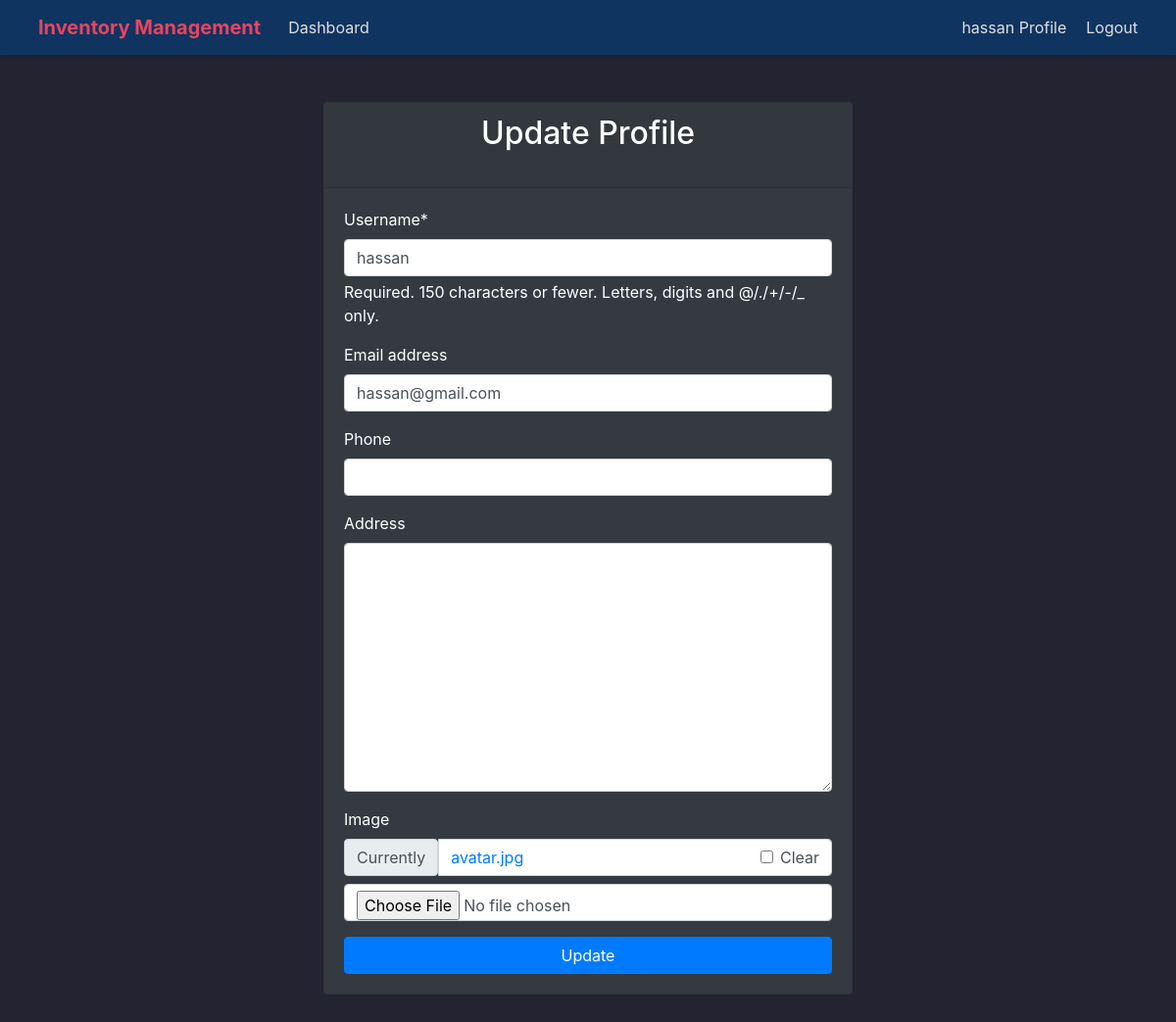
The page /user/profile_update/ (signed in) on the database as committed earlier.
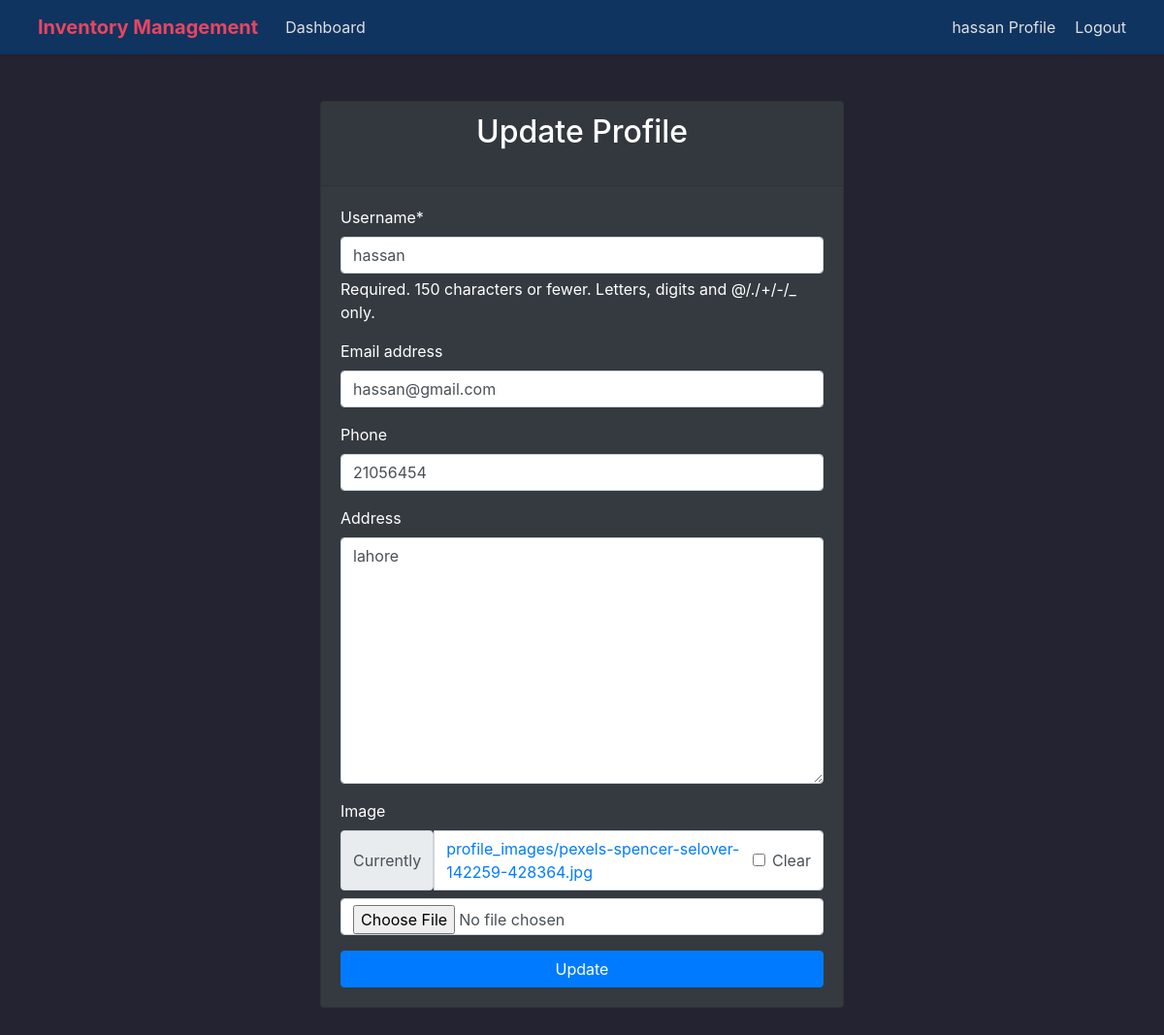
The same page on the database as committed later.
### user/models.py (models this page shows, shortened)
class Profile(models.Model):
    user = models.OneToOneField(User, on_delete=models.CASCADE)
    phone = models.CharField(max_length=20, blank=True)
    address = models.CharField(max_length=250, blank=True)
    image = models.ImageField(default='avatar.jpg', upload_to='profile_images')

### user/views.py (the view)
# urls.py: path('profile_update/', views.profile_update, name='profile_update'),
@login_required
def profile_update(request):
    try:
        user_profile = request.user.profile
    except Profile.DoesNotExist:
        user_profile = Profile.objects.create(user=request.user)
    if request.method == 'POST':
        form = UpdateUserForm(request.POST, request.FILES, instance=request.user)
        if form.is_valid():
            form.save()
            return redirect('profile')  # Redirect to profile page after successful update
    else:
        form = UpdateUserForm(instance=request.user)
    return render(request, 'user/profile_update.html', {'form': form})

### user/forms.py (shortened to what this page needs)
class UpdateUserForm(forms.ModelForm):
    phone = forms.CharField(max_length=15, required=False)
    address = forms.CharField(widget=forms.Textarea, required=False)
    image = forms.ImageField(required=False)
    class Meta:
        model = User
        fields = ['username', 'email', 'phone', 'address', 'image']
    def __init__(self, *args, **kwargs):
        super().__init__(*args, **kwargs)
        if self.instance:
            try:
                user_profile = self.instance.profile
                self.fields['phone'].initial = user_profile.phone
                self.fields['address'].initial = user_profile.address
                self.fields['image'].initial = user_profile.image
            except Profile.DoesNotExist:
                pass

### templates/user/profile_update.html (shortened to what this page needs)
{% extends 'partials/base.html' %}
{% load crispy_forms_tags %}
{% block content %}
<div class="container mt-5 mb-5">
    <div class="row justify-content-center align-items-center h-100">
        <div class="col-md-6">
            <div class="card bg-dark text-white">
                <div class="card-header">
                    <h2 class="text-center mb-4">Update Profile</h2>
                </div>
                <div class="card-body">
                    <form method="POST" enctype="multipart/form-data" class="needs-validation" novalidate>
                        {{ form|crispy }}
                        <button type="submit" class="btn btn-primary btn-block">Update</button>
                    </form>
                </div>
            </div>
        </div>
    </div>
</div>
{% endblock %}

Rows that differ between the two databases and show on the page:
now on this page (row edited): Profile: phone "21056454", address "lahore"
Other text that changed with them:
text no longer shown: "Username * Required. 150 characters or fewer. Letters, digits and @/./+/-/_ only. Email address Phone Address Image Currently avatar.jpg Clear"
text now shown: "Username * Required. 150 characters or fewer. Letters, digits and @/./+/-/_ only. Email address Phone Address Image Currently profile_images/pexels-spencer-selover-142259-428364.jpg Clear"
